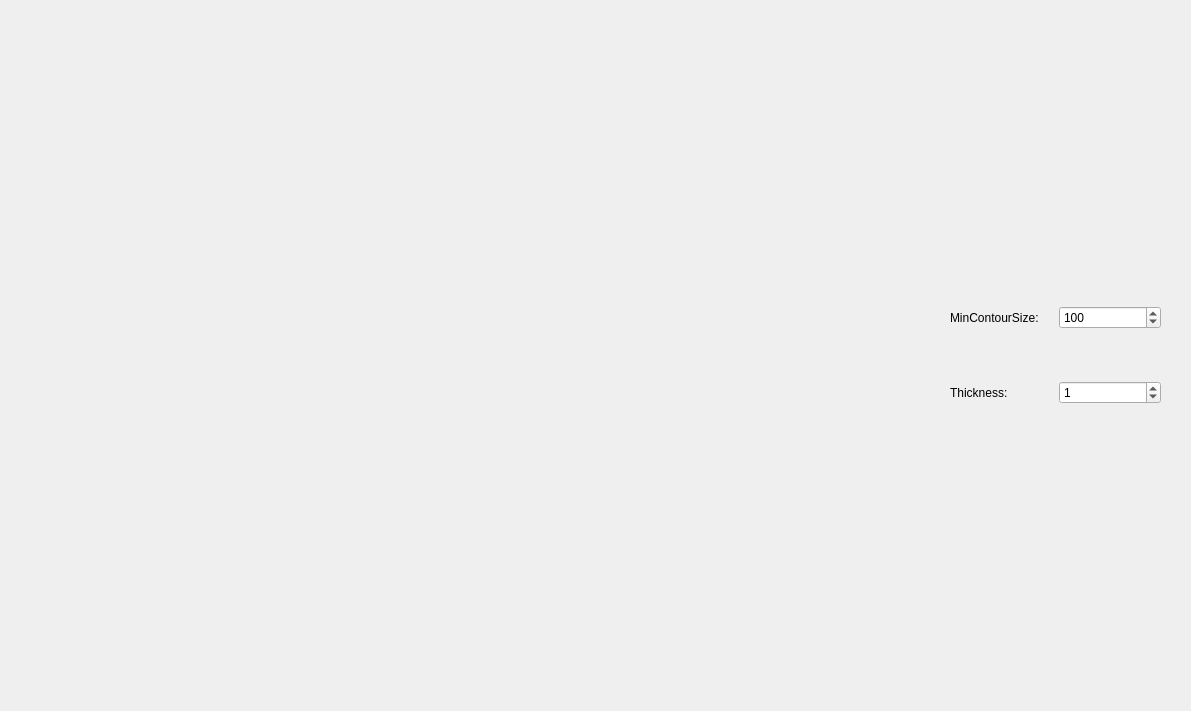
<?xml version="1.0" encoding="UTF-8"?>
<ui version="4.0">
 <class>LiveForm</class>
 <widget class="QWidget" name="LiveForm">
  <property name="geometry">
   <rect>
    <x>0</x>
    <y>0</y>
    <width>1191</width>
    <height>711</height>
   </rect>
  </property>
  <property name="windowTitle">
   <string>Form</string>
  </property>
  <widget class="QWidget" name="widget" native="true">
   <property name="geometry">
    <rect>
     <x>9</x>
     <y>9</y>
     <width>911</width>
     <height>691</height>
    </rect>
   </property>
  </widget>
  <widget class="QWidget" name="gridLayoutWidget_2">
   <property name="geometry">
    <rect>
     <x>950</x>
     <y>260</y>
     <width>211</width>
     <height>191</height>
    </rect>
   </property>
   <layout class="QGridLayout" name="gridLayout_2">
    <item row="1" column="1">
     <widget class="QSpinBox" name="spinBoxThickness">
      <property name="value">
       <number>1</number>
      </property>
     </widget>
    </item>
    <item row="0" column="0">
     <widget class="QLabel" name="labelMinContourSize">
      <property name="text">
       <string>MinContourSize: </string>
      </property>
     </widget>
    </item>
    <item row="1" column="0">
     <widget class="QLabel" name="labelThickness">
      <property name="text">
       <string>Thickness:</string>
      </property>
     </widget>
    </item>
    <item row="0" column="1">
     <widget class="QSpinBox" name="spinBoxContourSize">
      <property name="minimum">
       <number>1</number>
      </property>
      <property name="maximum">
       <number>2000</number>
      </property>
      <property name="value">
       <number>100</number>
      </property>
     </widget>
    </item>
   </layout>
  </widget>
 </widget>
 <resources/>
 <connections/>
</ui>
